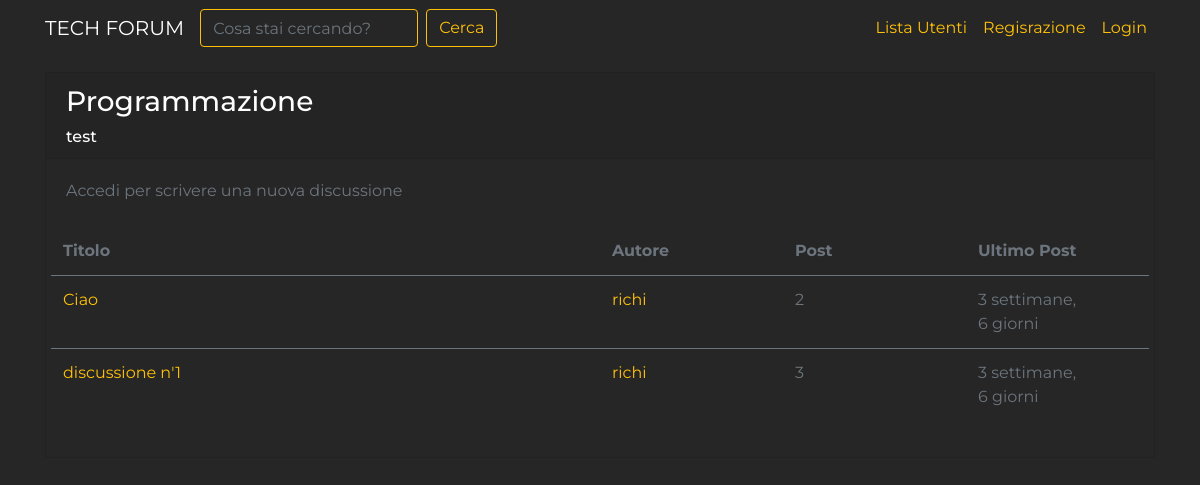
/forum/sezione/3, run on the app's committed database.
### forum/models.py (models this page shows, shortened)
class Sezione(models.Model):
    nome_sezione = models.CharField(max_length= 80)
    descrizione = models.CharField(max_length=150, blank=True, null=True)
    logo_sezione = models.ImageField(blank=True, null=True)
    class Meta:
        verbose_name = "Sezione"
        verbose_name_plural = "Sezioni"

class Discussione(models.Model):
    titolo = models.CharField(max_length=120)
    data_creazione = models.DateTimeField(auto_now_add=True)
    autore_discussione = models.ForeignKey(User, on_delete=models.CASCADE, related_name="discussioni", null=True)
    sezione_appartenenza = models.ForeignKey(Sezione, on_delete=models.CASCADE, related_name="sezioni", null=True)
    def get_absolute_url(self):
        return reverse("discussione_view", kwargs={"pk": self.pk})
    class Meta:
        verbose_name = "Discussione"
        verbose_name_plural = "Discussioni"

class Post(models.Model):
    autore_post = models.ForeignKey(User, on_delete=models.CASCADE, related_name="posts", blank=True, null=True)
    contenuto = models.TextField()
    data_creazione = models.DateTimeField(auto_now_add=True)
    discussione = models.ForeignKey(Discussione, on_delete=models.CASCADE, blank=True, null=True)

### forum/views.py (the view)
# urls.py: path('sezione/<int:pk>', views.visualizzaSezione, name="sezione_view"),
def visualizzaSezione(request, pk):
    sezione = get_object_or_404(Sezione, pk=pk)
    discussioni_sezione = Discussione.objects.filter(sezione_appartenenza=sezione).order_by("-data_creazione")
    context = {"sezione": sezione, "discussioni": discussioni_sezione}
    return render(request, 'forum/singola_sezione.html', context)

### forum/templates/forum/singola_sezione.html (shortened to what this page needs)
{% extends 'base.html' %}
{% block content %}
    <div class="card my-3">
        <div class="card-header">
            <h3>{{ sezione.nome_sezione }}</h3>
            <h6 class="card-text">{{ sezione.descrizione }}</h6>
        </div>
        <div class="card-body">
            {% if request.user.is_authenticated %}
                <a class="btn btn-warning mb-4" href="{% url 'crea_dicsussione' pk=sezione.pk %}">Crea Discussione</a>
            {% else %}
                <p class="text-muted mb-4">Accedi per scrivere una nuova discussione</p>
            {% endif %}
            <table class="table mt-3">
                <thead>
                    <tr class="row">
                        <th class="col-lg-6 col-4">Titolo</th>
                        <th class="col-lg-2 col-3">Autore</th>
                        <th class="col-lg-2 col-2">Post</th>
                        <th class="col-lg-2 col-3">Ultimo Post</th>
                    </tr>
                </thead>
                <tbody>
                    <tr class="row">
                        {% for discussione in discussioni %}
                            <td class="col-lg-6 col-4"><a href="{{ discussione.get_absolute_url }}">{{ discussione.titolo }}</a></td>
                            <td class="col-lg-2 col-3"><a href="{% url 'user_profile' username=discussione.autore_discussione.username %}">{{ discussione.autore_discussione }}</a></td>
                            <td class="col-lg-2 col-2">{{ discussione.post_set.count }}</td>
                            <td class="col-lg-2 col-3">{{ discussione.post_set.last.data_creazione|timesince }}</td>
                        {% endfor %}
                    </tr>
                </tbody>
            </table>
        </div>
    </div>
{% endblock content %}

### static-storage/agora.css (style rules this page uses)
body { font-family: "Montserrat", sans-serif; background-color: #262626; color: white; }
.card { background-color: #262626; }
a { color: #ffc107; }
.table { color: #6c757d; }
.table td, .table th { border-color: #6c757d; }
.table thead th { border: none; }

### data on the page
Sezione: nome_sezione "Programmazione", descrizione "test"
Discussione: titolo "Ciao", autore_discussione "richi", post_set.count "2", post_set.last.data_creazione "3 settimane, 6 giorni"
Discussione: titolo "discussione n'1", autore_discussione "richi", post_set.count "3", post_set.last.data_creazione "3 settimane, 6 giorni"
